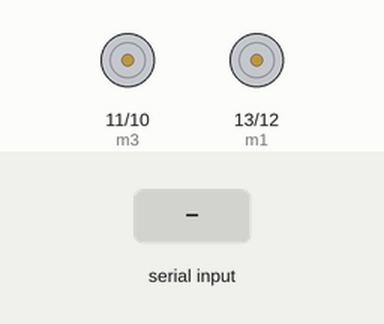
Simulated run of this sketch. Board: Arduino Uno, built with avr-gcc and run on an emulated ATmega328P. Parts: motor-driver pin pairs drawn as motors (green arrow = first pin HIGH = forward, orange = second pin HIGH = backward, longer = more drive). Inputs (shaded band) come from the test bench.

Above: at 1.2 s.
1.3 s: "1" received over Serial
At 2.4 s:
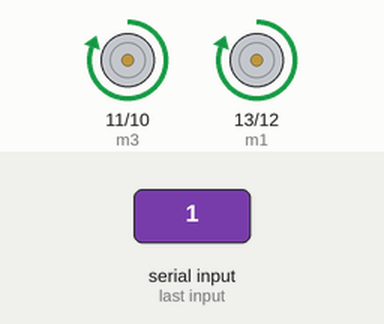
2.8 s: "2" received over Serial
At 3.6 s:
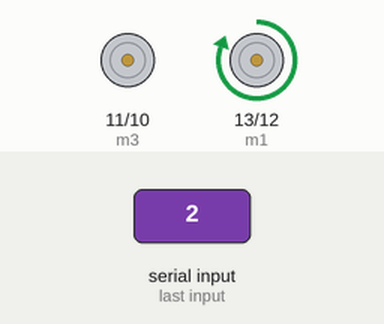
4.3 s: "3" received over Serial
At 4.7 s:
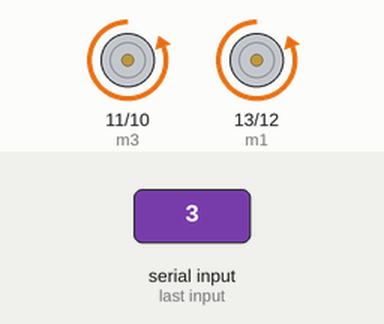
5.8 s: "4" received over Serial
At 7.0 s:
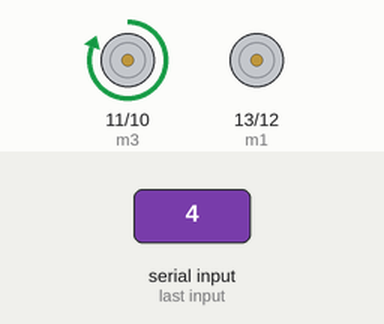
7.3 s: "0" received over Serial
At 8.2 s:
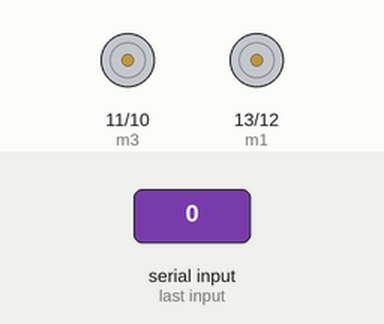
Timing chart, 0 to 9.8 s (numbered marks = the images above; inputs shaded):
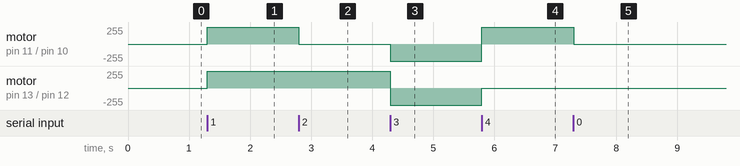

The sketch:

Arduino_Motor_Driver_L293D.ino
```cpp
int m1 = 13;
int m2 = 12;
int m3 = 11;
int m4 = 10;
int data;

void setup()
{
  pinMode(m1, OUTPUT);
  pinMode(m2, OUTPUT);
  pinMode(m3, OUTPUT);
  pinMode(m4, OUTPUT);
  Serial.begin(9600);
}

void loop()
{

  if(Serial.available() > 0)
  {
    data = Serial.read();
  }

  if(data == '1')
  {
    maju();
  }
  else if(data == '2')
  {
    kanan();
  }
  else if(data == '3')
  {
    mundur();
  }
  else if(data == '4')
  {
    kiri();
  }
  else
  {
    berhenti();
  }
}

void maju()
{
  digitalWrite(m1, HIGH);
  digitalWrite(m2, LOW);
  digitalWrite(m3, HIGH);
  digitalWrite(m4, LOW);
}

void mundur()
{
  digitalWrite(m1, LOW);
  digitalWrite(m2, HIGH);
  digitalWrite(m3, LOW);
  digitalWrite(m4, HIGH);
}

void kiri()
{
  digitalWrite(m1, LOW);
  digitalWrite(m2, LOW);
  digitalWrite(m3, HIGH);
  digitalWrite(m4, LOW);
}

void kanan()
{
  digitalWrite(m1, HIGH);
  digitalWrite(m2, LOW);
  digitalWrite(m3, LOW);
  digitalWrite(m4, LOW);
}

void berhenti()
{
  digitalWrite(m1, LOW);
  digitalWrite(m2, LOW);
  digitalWrite(m3, LOW);
  digitalWrite(m4, LOW);
}
```

Measured:
- after the input at 1.3 s, motor on pin 11 (m3) / pin 10 (m4), motor on pin 13 (m1) / pin 12 (m2): stopped → forward 255/255 at once
- after the input at 2.8 s, motor on pin 11 (m3) / pin 10 (m4): forward 255/255 → stopped at once
- after the input at 4.3 s, motor on pin 11 (m3) / pin 10 (m4): stopped → backward 255/255 at once; motor on pin 13 (m1) / pin 12 (m2): forward 255/255 → backward 255/255 at once
- after the input at 5.8 s, motor on pin 11 (m3) / pin 10 (m4): backward 255/255 → forward 255/255 at once; motor on pin 13 (m1) / pin 12 (m2): backward 255/255 → stopped at once
- after the input at 7.3 s, motor on pin 11 (m3) / pin 10 (m4): forward 255/255 → stopped at once
